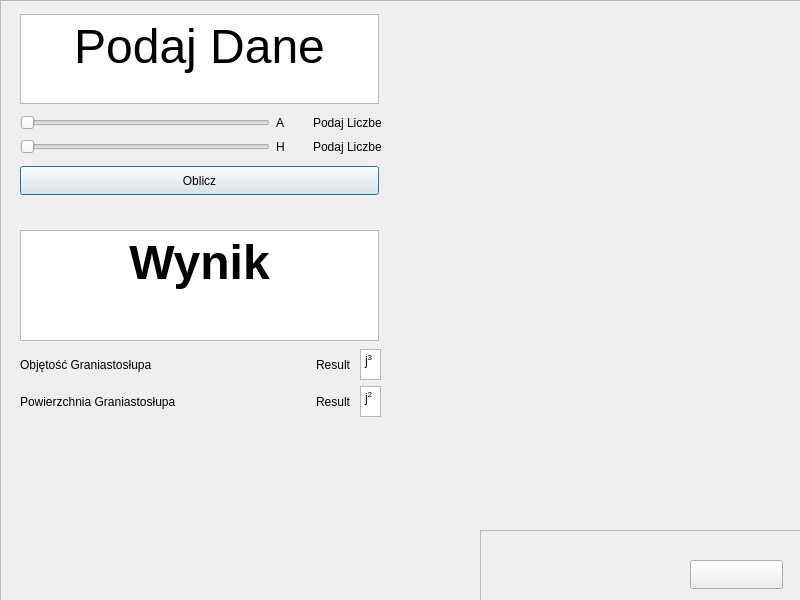
<?xml version="1.0" encoding="UTF-8"?>
<ui version="4.0">
 <class>PrismHexagon</class>
 <widget class="QDialog" name="PrismHexagon">
  <property name="geometry">
   <rect>
    <x>0</x>
    <y>0</y>
    <width>800</width>
    <height>600</height>
   </rect>
  </property>
  <property name="windowTitle">
   <string>Dialog</string>
  </property>
  <widget class="QWidget" name="layoutWidget_2">
   <property name="geometry">
    <rect>
     <x>20</x>
     <y>10</y>
     <width>362</width>
     <height>191</height>
    </rect>
   </property>
   <layout class="QVBoxLayout" name="verticalLayout_2">
    <item>
     <widget class="QTextBrowser" name="textBrowser">
      <property name="minimumSize">
       <size>
        <width>359</width>
        <height>90</height>
       </size>
      </property>
      <property name="maximumSize">
       <size>
        <width>359</width>
        <height>90</height>
       </size>
      </property>
      <property name="html">
       <string>&lt;!DOCTYPE HTML PUBLIC &quot;-//W3C//DTD HTML 4.0//EN&quot; &quot;http://www.w3.org/TR/REC-html40/strict.dtd&quot;&gt;
&lt;html&gt;&lt;head&gt;&lt;meta name=&quot;qrichtext&quot; content=&quot;1&quot; /&gt;&lt;meta charset=&quot;utf-8&quot; /&gt;&lt;style type=&quot;text/css&quot;&gt;
p, li { white-space: pre-wrap; }
hr { height: 1px; border-width: 0; }
li.unchecked::marker { content: &quot;\2610&quot;; }
li.checked::marker { content: &quot;\2612&quot;; }
&lt;/style&gt;&lt;/head&gt;&lt;body style=&quot; font-family:'Segoe UI'; font-size:9pt; font-weight:400; font-style:normal;&quot;&gt;
&lt;p align=&quot;center&quot; style=&quot; margin-top:0px; margin-bottom:0px; margin-left:0px; margin-right:0px; -qt-block-indent:0; text-indent:0px;&quot;&gt;&lt;span style=&quot; font-size:36pt;&quot;&gt;Podaj Dane&lt;/span&gt;&lt;/p&gt;&lt;/body&gt;&lt;/html&gt;</string>
      </property>
     </widget>
    </item>
    <item>
     <layout class="QGridLayout" name="gridLayout_2">
      <item row="0" column="2">
       <widget class="QLabel" name="label_a_value">
        <property name="text">
         <string>Podaj Liczbe</string>
        </property>
       </widget>
      </item>
      <item row="0" column="1">
       <widget class="QLabel" name="label_2">
        <property name="text">
         <string>A</string>
        </property>
       </widget>
      </item>
      <item row="1" column="2">
       <widget class="QLabel" name="label_H_value">
        <property name="text">
         <string>Podaj Liczbe</string>
        </property>
       </widget>
      </item>
      <item row="1" column="1">
       <widget class="QLabel" name="label_4">
        <property name="text">
         <string>H</string>
        </property>
       </widget>
      </item>
      <item row="1" column="0">
       <widget class="QSlider" name="SliderH">
        <property name="minimumSize">
         <size>
          <width>250</width>
          <height>18</height>
         </size>
        </property>
        <property name="maximumSize">
         <size>
          <width>250</width>
          <height>18</height>
         </size>
        </property>
        <property name="minimum">
         <number>0</number>
        </property>
        <property name="maximum">
         <number>100</number>
        </property>
        <property name="orientation">
         <enum>Qt::Horizontal</enum>
        </property>
       </widget>
      </item>
      <item row="0" column="0">
       <widget class="QSlider" name="SliderA">
        <property name="minimumSize">
         <size>
          <width>250</width>
          <height>18</height>
         </size>
        </property>
        <property name="maximumSize">
         <size>
          <width>250</width>
          <height>18</height>
         </size>
        </property>
        <property name="minimum">
         <number>0</number>
        </property>
        <property name="maximum">
         <number>100</number>
        </property>
        <property name="orientation">
         <enum>Qt::Horizontal</enum>
        </property>
       </widget>
      </item>
     </layout>
    </item>
    <item>
     <widget class="QPushButton" name="pushButton">
      <property name="minimumSize">
       <size>
        <width>359</width>
        <height>29</height>
       </size>
      </property>
      <property name="maximumSize">
       <size>
        <width>359</width>
        <height>29</height>
       </size>
      </property>
      <property name="text">
       <string>Oblicz</string>
      </property>
     </widget>
    </item>
   </layout>
  </widget>
  <widget class="QWidget" name="layoutWidget">
   <property name="geometry">
    <rect>
     <x>20</x>
     <y>228</y>
     <width>361</width>
     <height>191</height>
    </rect>
   </property>
   <layout class="QVBoxLayout" name="verticalLayout_3">
    <item>
     <widget class="QTextBrowser" name="textBrowser_2">
      <property name="minimumSize">
       <size>
        <width>359</width>
        <height>111</height>
       </size>
      </property>
      <property name="maximumSize">
       <size>
        <width>359</width>
        <height>111</height>
       </size>
      </property>
      <property name="html">
       <string>&lt;!DOCTYPE HTML PUBLIC &quot;-//W3C//DTD HTML 4.0//EN&quot; &quot;http://www.w3.org/TR/REC-html40/strict.dtd&quot;&gt;
&lt;html&gt;&lt;head&gt;&lt;meta name=&quot;qrichtext&quot; content=&quot;1&quot; /&gt;&lt;meta charset=&quot;utf-8&quot; /&gt;&lt;style type=&quot;text/css&quot;&gt;
p, li { white-space: pre-wrap; }
hr { height: 1px; border-width: 0; }
li.unchecked::marker { content: &quot;\2610&quot;; }
li.checked::marker { content: &quot;\2612&quot;; }
&lt;/style&gt;&lt;/head&gt;&lt;body style=&quot; font-family:'Segoe UI'; font-size:9pt; font-weight:400; font-style:normal;&quot;&gt;
&lt;p align=&quot;center&quot; style=&quot; margin-top:0px; margin-bottom:0px; margin-left:0px; margin-right:0px; -qt-block-indent:0; text-indent:0px;&quot;&gt;&lt;span style=&quot; font-size:36pt; font-weight:700;&quot;&gt;Wynik&lt;/span&gt;&lt;/p&gt;&lt;/body&gt;&lt;/html&gt;</string>
      </property>
     </widget>
    </item>
    <item>
     <layout class="QGridLayout" name="gridLayout_6">
      <item row="0" column="0">
       <widget class="QLabel" name="label_5">
        <property name="minimumSize">
         <size>
          <width>188</width>
          <height>31</height>
         </size>
        </property>
        <property name="maximumSize">
         <size>
          <width>188</width>
          <height>31</height>
         </size>
        </property>
        <property name="text">
         <string>Objętość Graniastosłupa</string>
        </property>
       </widget>
      </item>
      <item row="0" column="1">
       <spacer name="horizontalSpacer">
        <property name="minimumSize">
         <size>
          <width>68</width>
          <height>31</height>
         </size>
        </property>
        <property name="maximumSize">
         <size>
          <width>68</width>
          <height>31</height>
         </size>
        </property>
        <property name="orientation">
         <enum>Qt::Horizontal</enum>
        </property>
        <property name="sizeHint" stdset="0">
         <size>
          <width>40</width>
          <height>20</height>
         </size>
        </property>
       </spacer>
      </item>
      <item row="0" column="2">
       <widget class="QLabel" name="labelOb">
        <property name="text">
         <string>Result</string>
        </property>
       </widget>
      </item>
      <item row="0" column="3">
       <widget class="QTextBrowser" name="textBrowser_4">
        <property name="minimumSize">
         <size>
          <width>21</width>
          <height>31</height>
         </size>
        </property>
        <property name="maximumSize">
         <size>
          <width>21</width>
          <height>31</height>
         </size>
        </property>
        <property name="html">
         <string>&lt;!DOCTYPE HTML PUBLIC &quot;-//W3C//DTD HTML 4.0//EN&quot; &quot;http://www.w3.org/TR/REC-html40/strict.dtd&quot;&gt;
&lt;html&gt;&lt;head&gt;&lt;meta name=&quot;qrichtext&quot; content=&quot;1&quot; /&gt;&lt;meta charset=&quot;utf-8&quot; /&gt;&lt;style type=&quot;text/css&quot;&gt;
p, li { white-space: pre-wrap; }
hr { height: 1px; border-width: 0; }
li.unchecked::marker { content: &quot;\2610&quot;; }
li.checked::marker { content: &quot;\2612&quot;; }
&lt;/style&gt;&lt;/head&gt;&lt;body style=&quot; font-family:'Segoe UI'; font-size:9pt; font-weight:400; font-style:normal;&quot;&gt;
&lt;p style=&quot; margin-top:0px; margin-bottom:0px; margin-left:0px; margin-right:0px; -qt-block-indent:0; text-indent:0px;&quot;&gt;j&lt;span style=&quot; vertical-align:super;&quot;&gt;3&lt;/span&gt;&lt;/p&gt;&lt;/body&gt;&lt;/html&gt;</string>
        </property>
       </widget>
      </item>
      <item row="1" column="0">
       <widget class="QLabel" name="label_6">
        <property name="minimumSize">
         <size>
          <width>188</width>
          <height>31</height>
         </size>
        </property>
        <property name="maximumSize">
         <size>
          <width>188</width>
          <height>31</height>
         </size>
        </property>
        <property name="text">
         <string>Powierzchnia Graniastosłupa</string>
        </property>
       </widget>
      </item>
      <item row="1" column="1">
       <spacer name="horizontalSpacer_2">
        <property name="minimumSize">
         <size>
          <width>68</width>
          <height>31</height>
         </size>
        </property>
        <property name="maximumSize">
         <size>
          <width>68</width>
          <height>31</height>
         </size>
        </property>
        <property name="orientation">
         <enum>Qt::Horizontal</enum>
        </property>
        <property name="sizeHint" stdset="0">
         <size>
          <width>40</width>
          <height>20</height>
         </size>
        </property>
       </spacer>
      </item>
      <item row="1" column="2">
       <widget class="QLabel" name="labelPole">
        <property name="text">
         <string>Result </string>
        </property>
       </widget>
      </item>
      <item row="1" column="3">
       <widget class="QTextBrowser" name="textBrowser_3">
        <property name="minimumSize">
         <size>
          <width>21</width>
          <height>31</height>
         </size>
        </property>
        <property name="maximumSize">
         <size>
          <width>21</width>
          <height>31</height>
         </size>
        </property>
        <property name="html">
         <string>&lt;!DOCTYPE HTML PUBLIC &quot;-//W3C//DTD HTML 4.0//EN&quot; &quot;http://www.w3.org/TR/REC-html40/strict.dtd&quot;&gt;
&lt;html&gt;&lt;head&gt;&lt;meta name=&quot;qrichtext&quot; content=&quot;1&quot; /&gt;&lt;meta charset=&quot;utf-8&quot; /&gt;&lt;style type=&quot;text/css&quot;&gt;
p, li { white-space: pre-wrap; }
hr { height: 1px; border-width: 0; }
li.unchecked::marker { content: &quot;\2610&quot;; }
li.checked::marker { content: &quot;\2612&quot;; }
&lt;/style&gt;&lt;/head&gt;&lt;body style=&quot; font-family:'Segoe UI'; font-size:9pt; font-weight:400; font-style:normal;&quot;&gt;
&lt;p style=&quot; margin-top:0px; margin-bottom:0px; margin-left:0px; margin-right:0px; -qt-block-indent:0; text-indent:0px;&quot;&gt;j&lt;span style=&quot; vertical-align:super;&quot;&gt;2&lt;/span&gt;&lt;/p&gt;&lt;/body&gt;&lt;/html&gt;</string>
        </property>
       </widget>
      </item>
     </layout>
    </item>
   </layout>
  </widget>
  <widget class="QPushButton" name="pushButton_2">
   <property name="geometry">
    <rect>
     <x>690</x>
     <y>560</y>
     <width>93</width>
     <height>29</height>
    </rect>
   </property>
   <property name="styleSheet">
    <string notr="true">image: url(:/image/grafika/back.png);</string>
   </property>
   <property name="text">
    <string/>
   </property>
  </widget>
  <widget class="QFrame" name="frame">
   <property name="geometry">
    <rect>
     <x>0</x>
     <y>0</y>
     <width>801</width>
     <height>601</height>
    </rect>
   </property>
   <property name="styleSheet">
    <string notr="true">image: url(:/image/grafika/backgraund.png);</string>
   </property>
   <property name="frameShape">
    <enum>QFrame::StyledPanel</enum>
   </property>
   <property name="frameShadow">
    <enum>QFrame::Raised</enum>
   </property>
   <widget class="QFrame" name="frame_2">
    <property name="geometry">
     <rect>
      <x>480</x>
      <y>530</y>
      <width>801</width>
      <height>601</height>
     </rect>
    </property>
    <property name="styleSheet">
     <string notr="true">image: url(:/image/grafika/backgraund.png);</string>
    </property>
    <property name="frameShape">
     <enum>QFrame::StyledPanel</enum>
    </property>
    <property name="frameShadow">
     <enum>QFrame::Raised</enum>
    </property>
   </widget>
   <widget class="QLabel" name="label">
    <property name="geometry">
     <rect>
      <x>380</x>
      <y>-190</y>
      <width>441</width>
      <height>621</height>
     </rect>
    </property>
    <property name="styleSheet">
     <string notr="true">image: url(:/image/grafika/prismhexagon_white.png);</string>
    </property>
    <property name="text">
     <string/>
    </property>
   </widget>
  </widget>
  <zorder>frame</zorder>
  <zorder>layoutWidget_2</zorder>
  <zorder>layoutWidget</zorder>
  <zorder>pushButton_2</zorder>
 </widget>
 <resources/>
 <connections/>
</ui>
